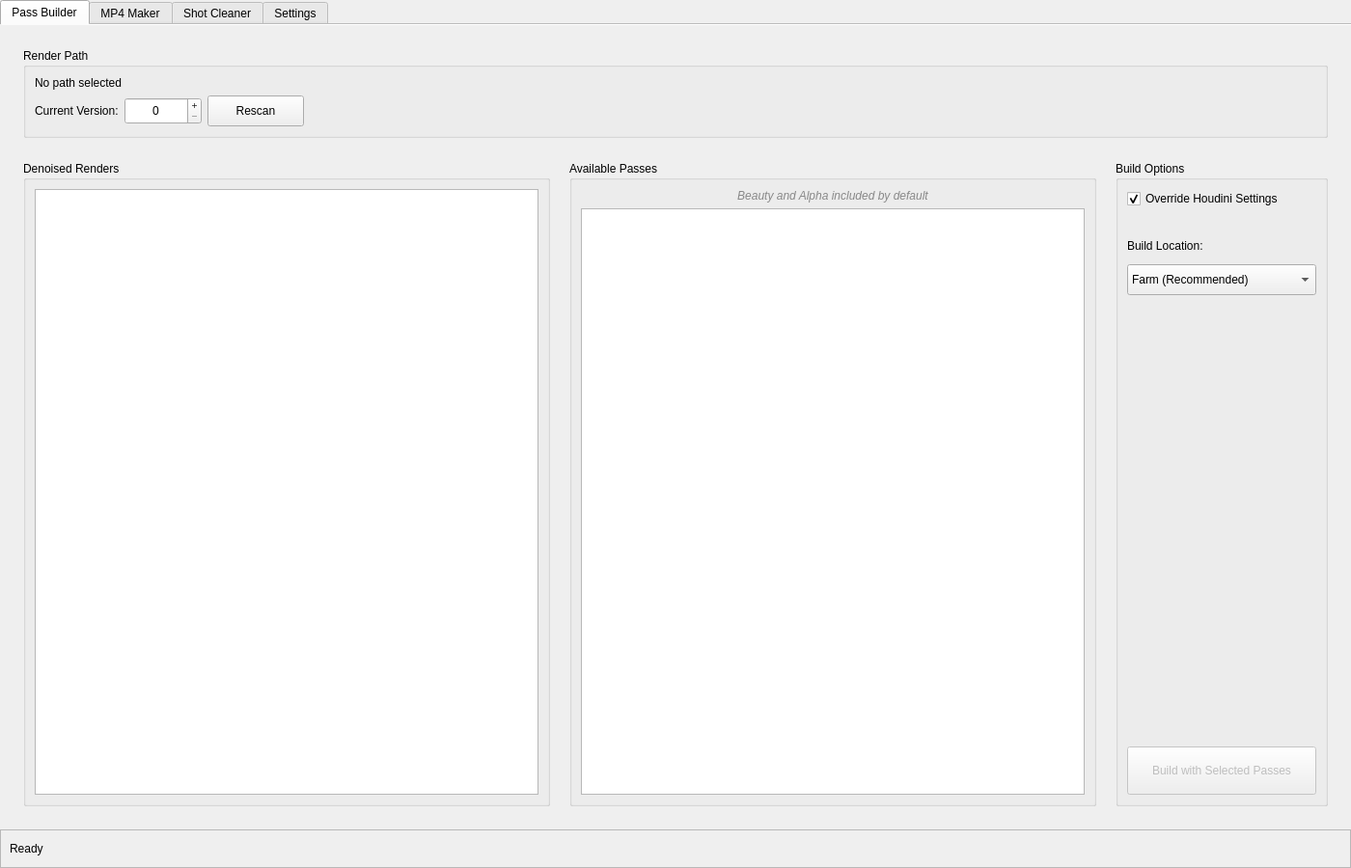
<?xml version="1.0" encoding="UTF-8"?>
<ui version="4.0">
 <class>Form</class>
 <widget class="QWidget" name="Form">
  <property name="geometry">
   <rect>
    <x>0</x>
    <y>0</y>
    <width>1400</width>
    <height>900</height>
   </rect>
  </property>
  <property name="minimumSize">
   <size>
    <width>1200</width>
    <height>800</height>
   </size>
  </property>
  <property name="windowTitle">
   <string>Luma Shot Tools</string>
  </property>
  <layout class="QVBoxLayout" name="mainLayout">
   <property name="spacing">
    <number>0</number>
   </property>
   <property name="leftMargin">
    <number>0</number>
   </property>
   <property name="topMargin">
    <number>0</number>
   </property>
   <property name="rightMargin">
    <number>0</number>
   </property>
   <property name="bottomMargin">
    <number>0</number>
   </property>
   <item>
    <widget class="QTabWidget" name="tabWidget">
     <property name="currentIndex">
      <number>0</number>
     </property>
     <property name="documentMode">
      <bool>true</bool>
     </property>
     <property name="tabsClosable">
      <bool>false</bool>
     </property>
     <widget class="QWidget" name="passbuilder">
      <attribute name="title">
       <string>Pass Builder</string>
      </attribute>
      <layout class="QVBoxLayout" name="passBuilderLayout">
       <property name="spacing">
        <number>24</number>
       </property>
       <property name="leftMargin">
        <number>24</number>
       </property>
       <property name="topMargin">
        <number>24</number>
       </property>
       <property name="rightMargin">
        <number>24</number>
       </property>
       <property name="bottomMargin">
        <number>24</number>
       </property>
       <item>
        <widget class="QGroupBox" name="pathGroupBox">
         <property name="title">
          <string>Render Path</string>
         </property>
         <layout class="QVBoxLayout" name="pathLayout">
          <item>
           <widget class="QLabel" name="RenderPath">
            <property name="text">
             <string>No path selected</string>
            </property>
            <property name="wordWrap">
             <bool>true</bool>
            </property>
            <property name="textInteractionFlags">
             <set>Qt::TextSelectableByMouse</set>
            </property>
           </widget>
          </item>
          <item>
           <layout class="QHBoxLayout" name="versionLayout">
            <item>
             <widget class="QLabel" name="label_3">
              <property name="text">
               <string>Current Version:</string>
              </property>
             </widget>
            </item>
            <item>
             <widget class="QSpinBox" name="CurrentVer">
              <property name="minimumSize">
               <size>
                <width>80</width>
                <height>28</height>
               </size>
              </property>
              <property name="alignment">
               <set>Qt::AlignCenter</set>
              </property>
              <property name="buttonSymbols">
               <enum>QAbstractSpinBox::PlusMinus</enum>
              </property>
              <property name="minimum">
               <number>0</number>
              </property>
              <property name="maximum">
               <number>999</number>
              </property>
             </widget>
            </item>
            <item>
             <widget class="QPushButton" name="ScanRenders">
              <property name="minimumSize">
               <size>
                <width>100</width>
                <height>32</height>
               </size>
              </property>
              <property name="toolTip">
               <string>Rescan version and find render files</string>
              </property>
              <property name="text">
               <string>Rescan</string>
              </property>
             </widget>
            </item>
            <item>
             <spacer name="horizontalSpacer">
              <property name="orientation">
               <enum>Qt::Horizontal</enum>
              </property>
              <property name="sizeHint" stdset="0">
               <size>
                <width>40</width>
                <height>20</height>
               </size>
              </property>
             </spacer>
            </item>
           </layout>
          </item>
         </layout>
        </widget>
       </item>
       <item>
        <layout class="QHBoxLayout" name="mainContentLayout">
         <property name="spacing">
          <number>20</number>
         </property>
         <item>
          <widget class="QGroupBox" name="rendersGroupBox">
           <property name="title">
            <string>Denoised Renders</string>
           </property>
           <layout class="QVBoxLayout" name="rendersBoxLayout">
            <item>
             <widget class="QListWidget" name="RendersList">
              <property name="toolTip">
               <string>Renders found in the current version - select the sequence you want to update</string>
              </property>
              <property name="alternatingRowColors">
               <bool>true</bool>
              </property>
              <property name="selectionMode">
               <enum>QAbstractItemView::SingleSelection</enum>
              </property>
             </widget>
            </item>
           </layout>
          </widget>
         </item>
         <item>
          <widget class="QGroupBox" name="passesGroupBox">
           <property name="title">
            <string>Available Passes</string>
           </property>
           <layout class="QVBoxLayout" name="passesBoxLayout">
            <item>
             <widget class="QLabel" name="passesHint">
              <property name="text">
               <string>Beauty and Alpha included by default</string>
              </property>
              <property name="alignment">
               <set>Qt::AlignCenter</set>
              </property>
              <property name="styleSheet">
               <string>color: #888888; font-style: italic; font-size: 9pt;</string>
              </property>
             </widget>
            </item>
            <item>
             <widget class="QListWidget" name="Passes">
              <property name="toolTip">
               <string>Select the passes you want in the file (multi-select enabled)</string>
              </property>
              <property name="alternatingRowColors">
               <bool>true</bool>
              </property>
              <property name="selectionMode">
               <enum>QAbstractItemView::MultiSelection</enum>
              </property>
             </widget>
            </item>
           </layout>
          </widget>
         </item>
         <item>
          <widget class="QGroupBox" name="buildOptionsGroupBox">
           <property name="minimumSize">
            <size>
             <width>220</width>
             <height>0</height>
            </size>
           </property>
           <property name="maximumSize">
            <size>
             <width>250</width>
             <height>16777215</height>
            </size>
           </property>
           <property name="title">
            <string>Build Options</string>
           </property>
           <layout class="QVBoxLayout" name="buildOptionsLayout">
            <property name="spacing">
             <number>12</number>
            </property>
            <item>
             <widget class="QCheckBox" name="OverrideHou">
              <property name="toolTip">
               <string>If enabled, your settings will override the 3D Artist's Houdini settings</string>
              </property>
              <property name="text">
               <string>Override Houdini Settings</string>
              </property>
              <property name="checked">
               <bool>true</bool>
              </property>
             </widget>
            </item>
            <item>
             <spacer name="verticalSpacer_3">
              <property name="orientation">
               <enum>Qt::Vertical</enum>
              </property>
              <property name="sizeType">
               <enum>QSizePolicy::Fixed</enum>
              </property>
              <property name="sizeHint" stdset="0">
               <size>
                <width>20</width>
                <height>20</height>
               </size>
              </property>
             </spacer>
            </item>
            <item>
             <widget class="QLabel" name="buildTypeLabel">
              <property name="text">
               <string>Build Location:</string>
              </property>
             </widget>
            </item>
            <item>
             <widget class="QComboBox" name="BuildType">
              <property name="minimumSize">
               <size>
                <width>0</width>
                <height>32</height>
               </size>
              </property>
              <property name="toolTip">
               <string>Build on your local PC or submit to the render farm</string>
              </property>
              <item>
               <property name="text">
                <string>Farm (Recommended)</string>
               </property>
              </item>
              <item>
               <property name="text">
                <string>Local (Not working)</string>
               </property>
              </item>
             </widget>
            </item>
            <item>
             <spacer name="verticalSpacer">
              <property name="orientation">
               <enum>Qt::Vertical</enum>
              </property>
              <property name="sizeHint" stdset="0">
               <size>
                <width>20</width>
                <height>40</height>
               </size>
              </property>
             </spacer>
            </item>
            <item>
             <widget class="QPushButton" name="BuildPasses">
              <property name="enabled">
               <bool>false</bool>
              </property>
              <property name="minimumSize">
               <size>
                <width>0</width>
                <height>50</height>
               </size>
              </property>
              <property name="toolTip">
               <string>Build render with selected passes (Ctrl+S)</string>
              </property>
              <property name="text">
               <string>Build with Selected Passes</string>
              </property>
              <property name="shortcut">
               <string>Ctrl+S</string>
              </property>
             </widget>
            </item>
           </layout>
          </widget>
         </item>
        </layout>
       </item>
      </layout>
     </widget>
     <widget class="QWidget" name="mp4maker">
      <attribute name="title">
       <string>MP4 Maker</string>
      </attribute>
      <layout class="QVBoxLayout" name="mp4Layout">
       <property name="spacing">
        <number>24</number>
       </property>
       <property name="leftMargin">
        <number>24</number>
       </property>
       <property name="topMargin">
        <number>24</number>
       </property>
       <property name="rightMargin">
        <number>24</number>
       </property>
       <property name="bottomMargin">
        <number>24</number>
       </property>
       <item>
        <widget class="QGroupBox" name="mp4RenderPathGroupBox">
         <property name="title">
          <string>Render Path</string>
         </property>
         <layout class="QVBoxLayout" name="mp4RenderPathLayout">
          <item>
           <widget class="QLabel" name="MP4RenderPath">
            <property name="text">
             <string>No path selected</string>
            </property>
            <property name="wordWrap">
             <bool>true</bool>
            </property>
            <property name="textInteractionFlags">
             <set>Qt::TextSelectableByMouse</set>
            </property>
           </widget>
          </item>
          <item>
           <layout class="QHBoxLayout" name="mp4VersionLayout">
            <item>
             <widget class="QLabel" name="mp4VersionLabel">
              <property name="text">
               <string>Current Version:</string>
              </property>
             </widget>
            </item>
            <item>
             <widget class="QSpinBox" name="MP4CurrentVer">
              <property name="minimumSize">
               <size>
                <width>80</width>
                <height>28</height>
               </size>
              </property>
              <property name="alignment">
               <set>Qt::AlignCenter</set>
              </property>
              <property name="buttonSymbols">
               <enum>QAbstractSpinBox::PlusMinus</enum>
              </property>
              <property name="minimum">
               <number>0</number>
              </property>
              <property name="maximum">
               <number>999</number>
              </property>
             </widget>
            </item>
            <item>
             <widget class="QPushButton" name="MP4ScanRenders">
              <property name="minimumSize">
               <size>
                <width>100</width>
                <height>32</height>
               </size>
              </property>
              <property name="toolTip">
               <string>Rescan version and find render files</string>
              </property>
              <property name="text">
               <string>Rescan</string>
              </property>
             </widget>
            </item>
            <item>
             <spacer name="mp4HorizontalSpacer">
              <property name="orientation">
               <enum>Qt::Horizontal</enum>
              </property>
              <property name="sizeHint" stdset="0">
               <size>
                <width>40</width>
                <height>20</height>
               </size>
              </property>
             </spacer>
            </item>
           </layout>
          </item>
          <item>
           <layout class="QHBoxLayout" name="mp4SourceTypeLayout">
            <item>
             <widget class="QLabel" name="mp4SourceTypeLabel">
              <property name="text">
               <string>Source:</string>
              </property>
             </widget>
            </item>
            <item>
             <widget class="QRadioButton" name="MP4UseDenoised">
              <property name="text">
               <string>Denoised</string>
              </property>
              <property name="checked">
               <bool>true</bool>
              </property>
             </widget>
            </item>
            <item>
             <widget class="QRadioButton" name="MP4UseForComp">
              <property name="text">
               <string>For Comp</string>
              </property>
             </widget>
            </item>
            <item>
             <widget class="QRadioButton" name="MP4UseRaw">
              <property name="text">
               <string>Raw Render</string>
              </property>
             </widget>
            </item>
            <item>
             <widget class="QRadioButton" name="MP4UseCustom">
              <property name="text">
               <string>Custom Path</string>
              </property>
             </widget>
            </item>
            <item>
             <spacer name="mp4SourceTypeHorizontalSpacer">
              <property name="orientation">
               <enum>Qt::Horizontal</enum>
              </property>
              <property name="sizeHint" stdset="0">
               <size>
                <width>40</width>
                <height>20</height>
               </size>
              </property>
             </spacer>
            </item>
           </layout>
          </item>
          <item>
           <layout class="QHBoxLayout" name="mp4CustomPathLayout">
            <item>
             <widget class="QPushButton" name="MP4BrowseCustomPath">
              <property name="minimumSize">
               <size>
                <width>120</width>
                <height>32</height>
               </size>
              </property>
              <property name="text">
               <string>Browse Directory...</string>
              </property>
              <property name="enabled">
               <bool>false</bool>
              </property>
             </widget>
            </item>
            <item>
             <widget class="QLabel" name="MP4CustomPathLabel">
              <property name="text">
               <string>No custom path selected</string>
              </property>
              <property name="styleSheet">
               <string>color: #888888; font-size: 9pt;</string>
              </property>
             </widget>
            </item>
            <item>
             <spacer name="mp4CustomPathSpacer">
              <property name="orientation">
               <enum>Qt::Horizontal</enum>
              </property>
              <property name="sizeHint" stdset="0">
               <size>
                <width>40</width>
                <height>20</height>
               </size>
              </property>
             </spacer>
            </item>
           </layout>
          </item>
         </layout>
        </widget>
       </item>
       <item>
        <layout class="QHBoxLayout" name="mp4ContentLayout">
         <property name="spacing">
          <number>20</number>
         </property>
         <item>
          <widget class="QGroupBox" name="mp4RendersGroupBox">
           <property name="title">
            <string>Available Renders</string>
           </property>
           <layout class="QVBoxLayout" name="mp4RendersLayout">
            <item>
             <widget class="QListWidget" name="MP4RendersList">
              <property name="toolTip">
               <string>Select the render sequence to convert to MP4</string>
              </property>
              <property name="alternatingRowColors">
               <bool>true</bool>
              </property>
              <property name="selectionMode">
               <enum>QAbstractItemView::SingleSelection</enum>
              </property>
             </widget>
            </item>
           </layout>
          </widget>
         </item>
         <item>
          <widget class="QGroupBox" name="mp4OptionsGroupBox">
           <property name="minimumSize">
            <size>
             <width>280</width>
             <height>0</height>
            </size>
           </property>
           <property name="maximumSize">
            <size>
             <width>320</width>
             <height>16777215</height>
            </size>
           </property>
           <property name="title">
            <string>MP4 Options</string>
           </property>
           <layout class="QVBoxLayout" name="mp4OptionsLayout">
            <property name="spacing">
             <number>12</number>
            </property>
            <item>
             <widget class="QLabel" name="mp4QualityLabel">
              <property name="text">
               <string>Quality:</string>
              </property>
             </widget>
            </item>
            <item>
             <widget class="QComboBox" name="MP4Quality">
              <property name="minimumSize">
               <size>
                <width>0</width>
                <height>32</height>
               </size>
              </property>
              <property name="toolTip">
               <string>Select output quality (lower CRF = higher quality)</string>
              </property>
              <item>
               <property name="text">
                <string>High Quality (CRF 18)</string>
               </property>
              </item>
              <item>
               <property name="text">
                <string>Medium Quality (CRF 23)</string>
               </property>
              </item>
              <item>
               <property name="text">
                <string>Low Quality (CRF 28)</string>
               </property>
              </item>
             </widget>
            </item>
            <item>
             <spacer name="mp4VerticalSpacer1">
              <property name="orientation">
               <enum>Qt::Vertical</enum>
              </property>
              <property name="sizeType">
               <enum>QSizePolicy::Fixed</enum>
              </property>
              <property name="sizeHint" stdset="0">
               <size>
                <width>20</width>
                <height>10</height>
               </size>
              </property>
             </spacer>
            </item>
            <item>
             <widget class="QCheckBox" name="MP4BurnInTimecode">
              <property name="toolTip">
               <string>Add frame numbers as timecode overlay</string>
              </property>
              <property name="text">
               <string>Burn-in Timecode</string>
              </property>
             </widget>
            </item>
            <item>
             <spacer name="mp4VerticalSpacer2">
              <property name="orientation">
               <enum>Qt::Vertical</enum>
              </property>
              <property name="sizeType">
               <enum>QSizePolicy::Fixed</enum>
              </property>
              <property name="sizeHint" stdset="0">
               <size>
                <width>20</width>
                <height>10</height>
               </size>
              </property>
             </spacer>
            </item>
            <item>
             <widget class="QLabel" name="mp4OutputLabel">
              <property name="text">
               <string>Output Location:</string>
              </property>
             </widget>
            </item>
            <item>
             <layout class="QHBoxLayout" name="mp4BrowseLayout">
              <item>
               <widget class="QPushButton" name="MP4BrowseOutput">
                <property name="minimumSize">
                 <size>
                  <width>0</width>
                  <height>32</height>
                 </size>
                </property>
                <property name="text">
                 <string>Browse...</string>
                </property>
               </widget>
              </item>
             </layout>
            </item>
            <item>
             <widget class="QLabel" name="MP4OutputPath">
              <property name="text">
               <string>No output location selected</string>
              </property>
              <property name="wordWrap">
               <bool>true</bool>
              </property>
              <property name="styleSheet">
               <string>color: #888888; font-size: 9pt;</string>
              </property>
             </widget>
            </item>
            <item>
             <spacer name="mp4VerticalSpacer3">
              <property name="orientation">
               <enum>Qt::Vertical</enum>
              </property>
              <property name="sizeHint" stdset="0">
               <size>
                <width>20</width>
                <height>40</height>
               </size>
              </property>
             </spacer>
            </item>
            <item>
             <widget class="QPushButton" name="MP4Generate">
              <property name="enabled">
               <bool>false</bool>
              </property>
              <property name="minimumSize">
               <size>
                <width>0</width>
                <height>50</height>
               </size>
              </property>
              <property name="toolTip">
               <string>Generate MP4 from selected render</string>
              </property>
              <property name="text">
               <string>Generate MP4</string>
              </property>
             </widget>
            </item>
           </layout>
          </widget>
         </item>
        </layout>
       </item>
      </layout>
     </widget>
     <widget class="QWidget" name="shotcleaner">
      <attribute name="title">
       <string>Shot Cleaner</string>
      </attribute>
      <layout class="QVBoxLayout" name="cleanerLayout">
       <property name="spacing">
        <number>24</number>
       </property>
       <property name="leftMargin">
        <number>24</number>
       </property>
       <property name="topMargin">
        <number>24</number>
       </property>
       <property name="rightMargin">
        <number>24</number>
       </property>
       <property name="bottomMargin">
        <number>24</number>
       </property>
       <item>
        <layout class="QHBoxLayout" name="cleanerHeaderLayout">
         <item>
          <layout class="QVBoxLayout" name="statsLayout">
           <item>
            <widget class="QLabel" name="FolderSize">
             <property name="text">
              <string>Total Size: Calculating...</string>
             </property>
            </widget>
           </item>
           <item>
            <widget class="QLabel" name="HipNumber">
             <property name="text">
              <string>Total Files: 0</string>
             </property>
            </widget>
           </item>
          </layout>
         </item>
         <item>
          <spacer name="horizontalSpacer_3">
           <property name="orientation">
            <enum>Qt::Horizontal</enum>
           </property>
           <property name="sizeHint" stdset="0">
            <size>
             <width>40</width>
             <height>20</height>
            </size>
           </property>
          </spacer>
         </item>
         <item>
          <widget class="QPushButton" name="RescanCleanFiles">
           <property name="minimumSize">
            <size>
             <width>120</width>
             <height>35</height>
            </size>
           </property>
           <property name="text">
            <string>Rescan</string>
           </property>
          </widget>
         </item>
        </layout>
       </item>
       <item>
        <layout class="QHBoxLayout" name="listsLayout">
         <property name="spacing">
          <number>20</number>
         </property>
         <item>
          <widget class="QGroupBox" name="rendersCleanGroupBox">
           <property name="title">
            <string>Renders</string>
           </property>
           <layout class="QVBoxLayout" name="rendersCleanLayout">
            <item>
             <widget class="QLabel" name="LatestRender">
              <property name="text">
               <string>Latest: None</string>
              </property>
              <property name="wordWrap">
               <bool>true</bool>
              </property>
             </widget>
            </item>
            <item>
             <widget class="QListWidget" name="RendersClean">
              <property name="alternatingRowColors">
               <bool>true</bool>
              </property>
              <property name="selectionMode">
               <enum>QAbstractItemView::MultiSelection</enum>
              </property>
             </widget>
            </item>
           </layout>
          </widget>
         </item>
         <item>
          <widget class="QGroupBox" name="usdsCleanGroupBox">
           <property name="title">
            <string>USD Files</string>
           </property>
           <layout class="QVBoxLayout" name="usdsCleanLayout">
            <item>
             <widget class="QLabel" name="LatestUSD">
              <property name="text">
               <string>Latest: None</string>
              </property>
              <property name="wordWrap">
               <bool>true</bool>
              </property>
             </widget>
            </item>
            <item>
             <widget class="QListWidget" name="USDSClean">
              <property name="alternatingRowColors">
               <bool>true</bool>
              </property>
              <property name="selectionMode">
               <enum>QAbstractItemView::MultiSelection</enum>
              </property>
             </widget>
            </item>
           </layout>
          </widget>
         </item>
        </layout>
       </item>
       <item>
        <layout class="QHBoxLayout" name="cleanOptionsLayout">
         <item>
          <widget class="QCheckBox" name="CleanRender">
           <property name="text">
            <string>Clean Renders</string>
           </property>
          </widget>
         </item>
         <item>
          <widget class="QCheckBox" name="CleanUSD">
           <property name="text">
            <string>Clean USDs</string>
           </property>
          </widget>
         </item>
         <item>
          <widget class="QCheckBox" name="HIPBackups">
           <property name="text">
            <string>Clean Backups</string>
           </property>
          </widget>
         </item>
         <item>
          <spacer name="horizontalSpacer_4">
           <property name="orientation">
            <enum>Qt::Horizontal</enum>
           </property>
           <property name="sizeHint" stdset="0">
            <size>
             <width>40</width>
             <height>20</height>
            </size>
           </property>
          </spacer>
         </item>
         <item>
          <widget class="QPushButton" name="CleanFiles">
           <property name="minimumSize">
            <size>
             <width>150</width>
             <height>40</height>
            </size>
           </property>
           <property name="text">
            <string>Run Cleaner</string>
           </property>
          </widget>
         </item>
        </layout>
       </item>
       <item>
        <widget class="QProgressBar" name="progressBar">
         <property name="minimumSize">
          <size>
           <width>0</width>
           <height>25</height>
          </size>
         </property>
         <property name="value">
          <number>0</number>
         </property>
         <property name="alignment">
          <set>Qt::AlignCenter</set>
         </property>
         <property name="textVisible">
          <bool>true</bool>
         </property>
        </widget>
       </item>
      </layout>
     </widget>
     <widget class="QWidget" name="settings">
      <attribute name="title">
       <string>Settings</string>
      </attribute>
      <layout class="QVBoxLayout" name="settingsLayout">
       <property name="spacing">
        <number>24</number>
       </property>
       <property name="leftMargin">
        <number>24</number>
       </property>
       <property name="topMargin">
        <number>24</number>
       </property>
       <property name="rightMargin">
        <number>24</number>
       </property>
       <property name="bottomMargin">
        <number>24</number>
       </property>
       <item>
        <widget class="QGroupBox" name="projectStatusGroupBox">
         <property name="title">
          <string>Project Status</string>
         </property>
         <layout class="QVBoxLayout" name="projectStatusLayout">
          <item>
           <layout class="QGridLayout" name="pathsGridLayout">
            <property name="horizontalSpacing">
             <number>10</number>
            </property>
            <property name="verticalSpacing">
             <number>8</number>
            </property>
            <item row="0" column="0">
             <widget class="QLabel" name="label_comp">
              <property name="text">
               <string>Comp Directory:</string>
              </property>
             </widget>
            </item>
            <item row="0" column="1">
             <widget class="QLabel" name="Complabel">
              <property name="text">
               <string>Not Found</string>
              </property>
              <property name="wordWrap">
               <bool>true</bool>
              </property>
             </widget>
            </item>
            <item row="1" column="0">
             <widget class="QLabel" name="label_render">
              <property name="text">
               <string>Render Directory:</string>
              </property>
             </widget>
            </item>
            <item row="1" column="1">
             <widget class="QLabel" name="Renderlabel">
              <property name="text">
               <string>Not Found</string>
              </property>
              <property name="wordWrap">
               <bool>true</bool>
              </property>
             </widget>
            </item>
            <item row="2" column="0">
             <widget class="QLabel" name="label_usd">
              <property name="text">
               <string>USD Directory:</string>
              </property>
             </widget>
            </item>
            <item row="2" column="1">
             <widget class="QLabel" name="USDlabel">
              <property name="text">
               <string>Not Found</string>
              </property>
              <property name="wordWrap">
               <bool>true</bool>
              </property>
             </widget>
            </item>
            <item row="3" column="0">
             <widget class="QLabel" name="label_hip">
              <property name="text">
               <string>HIP File:</string>
              </property>
             </widget>
            </item>
            <item row="3" column="1">
             <widget class="QLabel" name="HIPlabel">
              <property name="text">
               <string>Not Found</string>
              </property>
              <property name="wordWrap">
               <bool>true</bool>
              </property>
             </widget>
            </item>
           </layout>
          </item>
         </layout>
        </widget>
       </item>
       <item>
        <widget class="QGroupBox" name="logOutputGroupBox">
         <property name="title">
          <string>Terminal Log Output</string>
         </property>
         <layout class="QVBoxLayout" name="logOutputLayout">
          <item>
           <layout class="QHBoxLayout" name="logToolbarLayout">
            <item>
             <spacer name="logHorizontalSpacer">
              <property name="orientation">
               <enum>Qt::Horizontal</enum>
              </property>
              <property name="sizeHint" stdset="0">
               <size>
                <width>40</width>
                <height>20</height>
               </size>
              </property>
             </spacer>
            </item>
            <item>
             <widget class="QPushButton" name="ClearLogButton">
              <property name="minimumSize">
               <size>
                <width>100</width>
                <height>32</height>
               </size>
              </property>
              <property name="text">
               <string>Clear Log</string>
              </property>
              <property name="toolTip">
               <string>Clear all log messages</string>
              </property>
             </widget>
            </item>
           </layout>
          </item>
          <item>
           <widget class="QTextEdit" name="LogOutput">
            <property name="readOnly">
             <bool>true</bool>
            </property>
            <property name="lineWrapMode">
             <enum>QTextEdit::NoWrap</enum>
            </property>
            <property name="font">
             <font>
              <family>Consolas</family>
              <pointsize>9</pointsize>
             </font>
            </property>
            <property name="placeholderText">
             <string>Terminal output will appear here...</string>
            </property>
           </widget>
          </item>
         </layout>
        </widget>
       </item>
      </layout>
     </widget>
    </widget>
   </item>
   <item>
    <widget class="QFrame" name="statusBar">
     <property name="minimumSize">
      <size>
       <width>0</width>
       <height>40</height>
      </size>
     </property>
     <property name="maximumSize">
      <size>
       <width>16777215</width>
       <height>45</height>
      </size>
     </property>
     <property name="frameShape">
      <enum>QFrame::StyledPanel</enum>
     </property>
     <property name="frameShadow">
      <enum>QFrame::Sunken</enum>
     </property>
     <layout class="QHBoxLayout" name="statusBarLayout">
      <property name="spacing">
       <number>10</number>
      </property>
      <item>
       <widget class="QLabel" name="StatusLabel">
        <property name="text">
         <string>Ready</string>
        </property>
       </widget>
      </item>
      <item>
       <spacer name="horizontalSpacer_5">
        <property name="orientation">
         <enum>Qt::Horizontal</enum>
        </property>
        <property name="sizeHint" stdset="0">
         <size>
          <width>40</width>
          <height>20</height>
         </size>
        </property>
       </spacer>
      </item>
     </layout>
    </widget>
   </item>
  </layout>
 </widget>
 <resources/>
 <connections/>
</ui>
